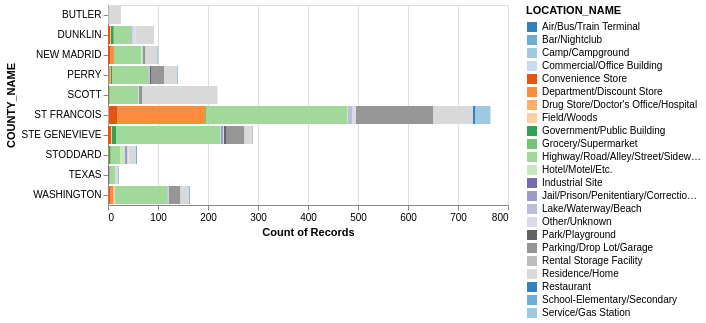

The notebook cell this image was saved under:
### Code cell
alt.Chart(EightCongressionalOffensesViz3).mark_bar().encode(
    x=alt.X('count(OFFENSE_ID)'),
    y='COUNTY_NAME:N',
    color=alt.Color('LOCATION_NAME:N',scale=alt.Scale(scheme='category20c'))
)

### Figure 1 — Vega-Lite specification as saved in the notebook (floating-point values rounded to 4 significant figures; data arrays with more than 128 entries replaced by an {"elided": "..."} marker saying what was removed)
{"config": {"view": {"continuousWidth": 400, "continuousHeight": 300}}, "data": {"name": "data-107cc5a8fc99c45a5ebcaf23a3fac0a5"}, "mark": "bar", "encoding": {"color": {"type": "nominal", "field": "LOCATION_NAME", "scale": {"scheme": "category20c"}}, "x": {"type": "quantitative", "aggregate": "count", "field": "OFFENSE_ID"}, "y": {"type": "nominal", "field": "COUNTY_NAME"}}, "$schema": "https://vega.github.io/schema/vega-lite/v4.8.1.json", "datasets": {"data-107cc5a8fc99c45a5ebcaf23a3fac0a5": {"elided": "1877 records"}}}
